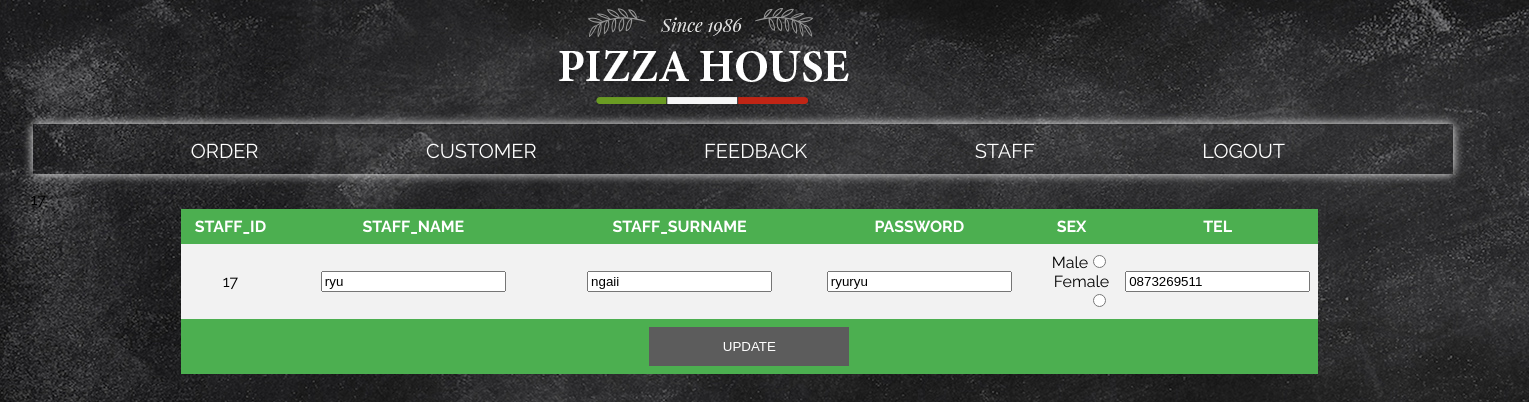
Page /ADMINstaffE.php?sid=17 on the committed database.
### tables this page shows
CREATE TABLE `staff` (
  `STAFF_ID` int(11) NOT NULL,
  `STAFF_NAME` varchar(50) NOT NULL,
  `STAFF_SURNAME` varchar(50) NOT NULL,
  `PASSWORDs` varchar(50) NOT NULL,
  `SEX` varchar(10) NOT NULL,
  `STAFF_TEL` varchar(55) NOT NULL,
  `STAFF_STATUS` varchar(20) NOT NULL
);

### ADMINstaffE.php (the view, shortened to what this page needs)
<!DOCTYPE html>
<?php
            $servername = null;
            $username = "root";
            $password = "pizzahouse";
            $dbname = "pizzahouse";
            $port = null;
            $socket = "/cloudsql/pizzahousenew:asia-southeast1:pizzahouse";
        $conn = new mysqli($servername, $username,$password, $dbname,$port,$socket);
        ?>
<html lang="en">
<head>
    <link rel="stylesheet" href="css/style8.css">
</head>
<body>
<div class="menubar1" >
                <div class="container">
                    <div class="logo">
                        <img src="logo.png" >
                    </div>
                    <ul class="menu">
                    <li>
                    <a href="orderAD.php">ORDER</a>
                    </li>
                    <li>
                    <a href="amcustomer.php">CUSTOMER</a>
                    </li>
                    <li>
                    <a href="FEEDBACK.php">FEEDBACK</a>
                    </li>
                    <li>
                    <a href="ADMINstaff.php" >STAFF</a>
                    </li>
                    <li>
                        <a href="inup.php">LOGOUT</a>
                    </li>
                </ul>
                </div>
            </div>
</head>
            <table>
                <col width="10%">
                <col width="30%">
                <col width="30%">
                <col width="20%">
                <col width="10%">
            <?php
                echo'<tr>
                <th>STAFF_ID</th>
                <th>STAFF_NAME</th>
                <th>STAFF_SURNAME</th>
                <th>PASSWORD</th>
                <th>SEX</th>
                <th>TEL</th>
                </tr>';
                ?>
                <?php
                $sid = $_GET['sid'];
				 	$q="SELECT * from staff WHERE STAFF_ID=$sid ";
					$result=$conn->query($q);
				 $row=$result->fetch_array(); ?>
                 <tr>
                 <form action="ADMINstaffU.php" method="post">
                 <td align=center><?=$sid?></td>
                    <td align=center><input type="text" name="name" value="<?=$row['STAFF_NAME']?>"></td>
                    <td align=center><input type="text" name="surname" value="<?=$row['STAFF_SURNAME']?>"></td>
                    <td align=center><input type="text" name="pass" value="<?=$row['PASSWORDs']?>"></td>
                    <td align=right>Male<input type="radio" name="sex" value="Male">
                        Female<input type="radio" name="sex" value="Female"></td>
                        <td align=center><input type="text" name="tel" value="<?=$row['STAFF_TEL']?>"></td>
                        <tr><th colspan=7 align=center class="foot"><input type="submit"  name="submit"  value="UPDATE"></th></tr>
            </form>
            </table>
        </html>
</body>

### css/style8.css (style rules this page uses)
body { margin-left: 2%; margin-right: 5%; padding: 500; font-family: 'Raleway', sans-serif; background: #666 url(../bg1.jpg); }
.menubar1 { margin-left: 3%; }
.menubar1 .menu { width: 100%; height: 50px; background: #ffffff00; box-shadow: 0 0 10px rgb(255, 255, 255); }
.menubar1 ul.menu { list-style: none; float: right; }
.menubar1 ul.menu li { padding-top: 15px; float: left; margin-left: 2%; margin-right: 50px; }
.menubar1 ul.menu li a { text-decoration: none; color: rgb(255, 255, 255); border-bottom: 2px solid transparent; padding-bottom: 20px; transition: all 0.3s ease; font-size: 20px; margin-left: 90px; }
.menubar1 .logo { width: 100%; height: 100px; padding-left: 35%; }
.foot input[type="submit"] { padding: 10px; width: 200px; background: rgb(92, 92, 92); color: #fff; border: 2px solid transparent; text-transform: uppercase; transition: all 0.3s ease; cursor: pointer; }

### ADMINstaffE.php (style rules this page uses)
table { border-collapse: collapse; width: 80%; margin-left: 150px; }
th, td { padding: 8px; }
tr:nth-child(even) { background-color: #f2f2f2 }
tr:nth-child(odd) { background-color: #D3D3D3 }
th { background-color: #4CAF50; color: white; }

### rows in the picture
staff: name "ryu", surname "ngaii", pass "ryuryu", tel "0873269511"

### other values in the picture
$sid "17"
